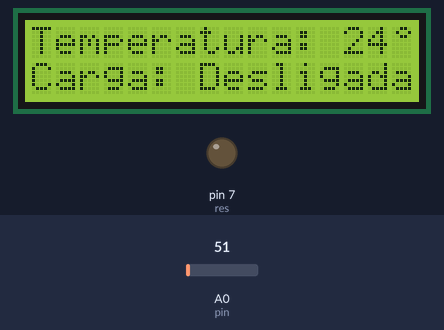
This sketch was run on a simulated Arduino Uno, built with avr-gcc and run on an emulated ATmega328P. On the bench: 16×2 character LCD, output pins drawn as LEDs (lit = HIGH). The inputs (shaded band) are chosen by the test bench; at power-on: A0 (pin) = 51. What the sketch prints to the serial monitor is not drawn.

Above: at 1.2 s.
1.3 s: A0 (pin) set to 39
At 3.1 s:
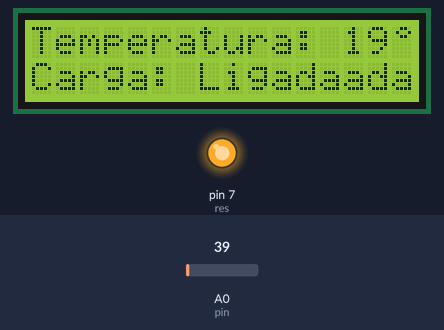
3.5 s: A0 (pin) set to 30
At 5.1 s:
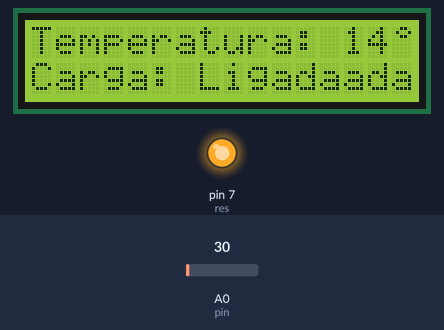
7.1 s: A0 (pin) set to 15
At 8.5 s:
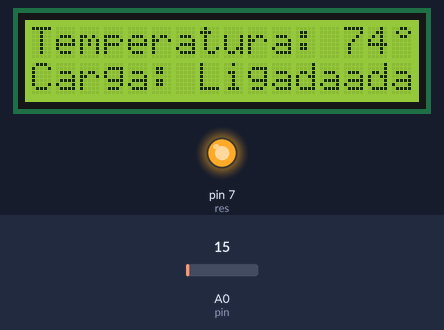
Timing chart, 0 to 10.1 s (numbered marks = the images above; inputs shaded):
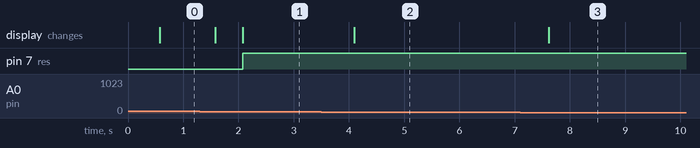

The sketch:

Controle_de_resistencia_com_LM35.ino
```cpp
#include <LiquidCrystal.h>
#include <SoftwareSerial.h>

int pin = 0;      //Pino analogico para ligacao do LM35
int res = 7;      //Pino que acionara a resistencia
float ref = 21;   //Valor de temperatura desejado
float tol = 0.5;  //Tolerancia de temperatura em relação a ref
float temp = 0;   //Variavel que armazena a temperatura em graus Celsius
String msg = "";  //Variável que armazena a mensagem recebida por Bluetooth
bool ativo = true;

//Define os pinos que serão ligados ao LCD
LiquidCrystal lcd(12, 11, 5, 4, 3, 2);
SoftwareSerial bluetooth(8,9);

void executarAcao();
void enviarTemperatura();
void ativarFuncionamento();
void cortarFuncionamento();

//Array que desenha o simbolo de grau
byte a[8]= {B00110,B01001,B00110,B00000,B00000,B00000,B00000,B00000,};

void setup()
{
  Serial.begin(9600); //Inicializa comunicação serial
  bluetooth.begin(9600);

  pinMode(12, OUTPUT);
  pinMode(11, OUTPUT);
  pinMode(res, OUTPUT);

  lcd.begin(16, 2); //Inicializa
  lcd.print("Temperatura: ");
  //Atribui a "1" o valor do array "A", que desenha o simbolo de grau
  lcd.createChar(1, a);
  //Escreve o simbolo de grau
  lcd.setCursor(15,0);
  lcd.write(1);
  lcd.setCursor(0,1);
  lcd.print("Carga: ");
}
void loop()
{
  if (bluetooth.available()){
     char c = bluetooth.read();
     if (c == '|') {
      executarAcao(msg);
      msg = "";
     }else msg+=c;
  }
  if (ativo) {
    int tempAux = 0;
    for(int i = 0;i<=3;i++)  //Loop que faz a leitura da temperatura 4 vezes
    {
      tempAux = tempAux + ( 5.0 * analogRead(pin) * 100.0) / 1024.0;;
      delay(100);
    }
    temp = tempAux / 4; //Média

  //  Serial.print( temp );
  //  Serial.println(" °C, ");

    delay(100);

    lcd.setCursor(13, 0);
    lcd.print( int(temp) );

    if (temp > (ref + tol)) {
      Serial.print("DESLIGA - ");
      Serial.print(temp);
      Serial.print(" - ");
      Serial.println(ref);
      digitalWrite(res, LOW);
      lcd.setCursor(7,1);
      lcd.print("Desligada");
    }
    else if (temp < (ref - tol)) {
      Serial.print("LIGA - ");
      Serial.print(temp);
      Serial.print(" - ");
      Serial.println(ref);
      digitalWrite(res, HIGH);
      lcd.setCursor(7,1);
      lcd.print("Ligada");
    } else {
      Serial.print("TA DE BOA - ");
      Serial.print(temp);
      Serial.print(" - ");
      Serial.println(ref);
    }
  }else {
    Serial.println("INATIVO");
    delay(100);
  }
 }

 void executarAcao(String s) {
  int index = s.indexOf("&");
  String cmd = "";
  String param = "";
  if (index > -1) {
    cmd = s.substring(0, index);
    param = s.substring(index+1);
  } else {
    cmd = s;
  }
  cmd.toLowerCase();
  if (cmd == "set" && param.startsWith("T")) {
    int temperatura = param.substring(1).toInt();
    if (temperatura < 0) temperatura == 0;
    else if (temperatura > 100) temperatura == 100;
    ref = temperatura;
    ativarFuncionamento();
  }else if (cmd == "set" && param.startsWith("t")) {
    int tempo = param.substring(1).toInt();
    if (tempo < 0) tempo == 0;
    else if (tempo > 1440) tempo == 1440;
  }else if (cmd == "set" && param.startsWith("P")) {
    int index = param.indexOf("-");
    int temperatura = param.substring(1, index).toInt();
    int tempo = param.substring(index+1).toInt();
    if (tempo < 0) tempo == 0;
    else if (tempo > 1440) tempo == 1440;
    if (temperatura < 0) temperatura == 0;
    else if (temperatura > 100) temperatura == 100;
    ref = temperatura;
    ativarFuncionamento();
  }else if (cmd == "get") {
    enviarTemperatura();
  }else if (cmd == "stop") {
    cortarFuncionamento();
  }
  if (cmd != "get") {
    Serial.print("TEMPERATURA REF: ");
    Serial.println(ref);
    Serial.print("\n");
  }
 }
void enviarTemperatura() {
  String s = String(temp);
  s = "T"+s;
  s += "\n";
  bluetooth.print(s);
}
void cortarFuncionamento() {
  digitalWrite(res, LOW);
  ativo = false;
}
void ativarFuncionamento() {
  ativo = true;
}
```

Measured:
- the behaviour switches between 44 and 43 on A0 (pin) (found by bisection; images 0 and 1)
- after the input at 1.3 s, pin 7 (res): LOW → HIGH after 0.78 s; the display: first changes after 0.28 s (image 1 shows a later state)
- after the input at 3.5 s, the display: changes after 0.59 s (image 2)
- after the input at 7.1 s, the display: changes after 0.51 s (image 3)
